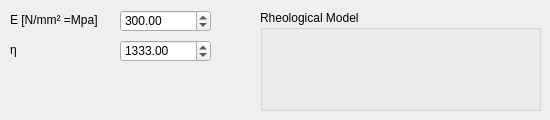
    <widget class="QWidget" name="KELVINVOIGT">
     <attribute name="title">
      <string>Kelvin Voigt</string>
     </attribute>
     <widget class="QDoubleSpinBox" name="VAL_ETA_KELVIN_VOIGT">
      <property name="geometry">
       <rect>
        <x>120</x>
        <y>40</y>
        <width>91</width>
        <height>22</height>
       </rect>
      </property>
      <property name="decimals">
       <number>2</number>
      </property>
      <property name="maximum">
       <double>8000.000000000000000</double>
      </property>
      <property name="value">
       <double>1333.000000000000000</double>
      </property>
     </widget>
     <widget class="QLabel" name="LABEL_VAL_E_KELVIN_VOIGT">
      <property name="geometry">
       <rect>
        <x>10</x>
        <y>10</y>
        <width>91</width>
        <height>20</height>
       </rect>
      </property>
      <property name="text">
       <string>E [N/mm² =Mpa]</string>
      </property>
     </widget>
     <widget class="QLabel" name="LABEL_VAL_ETA_KELVIN_VOIGT">
      <property name="geometry">
       <rect>
        <x>10</x>
        <y>40</y>
        <width>91</width>
        <height>20</height>
       </rect>
      </property>
      <property name="text">
       <string>η</string>
      </property>
     </widget>
     <widget class="QDoubleSpinBox" name="VAL_E_KELVIN_VOIGT">
      <property name="geometry">
       <rect>
        <x>120</x>
        <y>10</y>
        <width>91</width>
        <height>22</height>
       </rect>
      </property>
      <property name="decimals">
       <number>2</number>
      </property>
      <property name="maximum">
       <double>8000.000000000000000</double>
      </property>
      <property name="value">
       <double>300.000000000000000</double>
      </property>
     </widget>
     <widget class="QGroupBox" name="RHEO_BOX_KELVIN_VOIGT">
      <property name="geometry">
       <rect>
        <x>260</x>
        <y>10</y>
        <width>281</width>
        <height>101</height>
       </rect>
      </property>
      <property name="title">
       <string>Rheological Model</string>
      </property>
      <widget class="QLabel" name="RHEO_KELVIN_VOIGT">
       <property name="geometry">
        <rect>
         <x>10</x>
         <y>20</y>
         <width>261</width>
         <height>71</height>
        </rect>
       </property>
       <property name="text">
        <string/>
       </property>
       <property name="pixmap">
        <pixmap>PIC/Rheo_KelvinVoigt.png</pixmap>
       </property>
       <property name="scaledContents">
        <bool>true</bool>
       </property>
      </widget>
     </widget>
    </widget>
